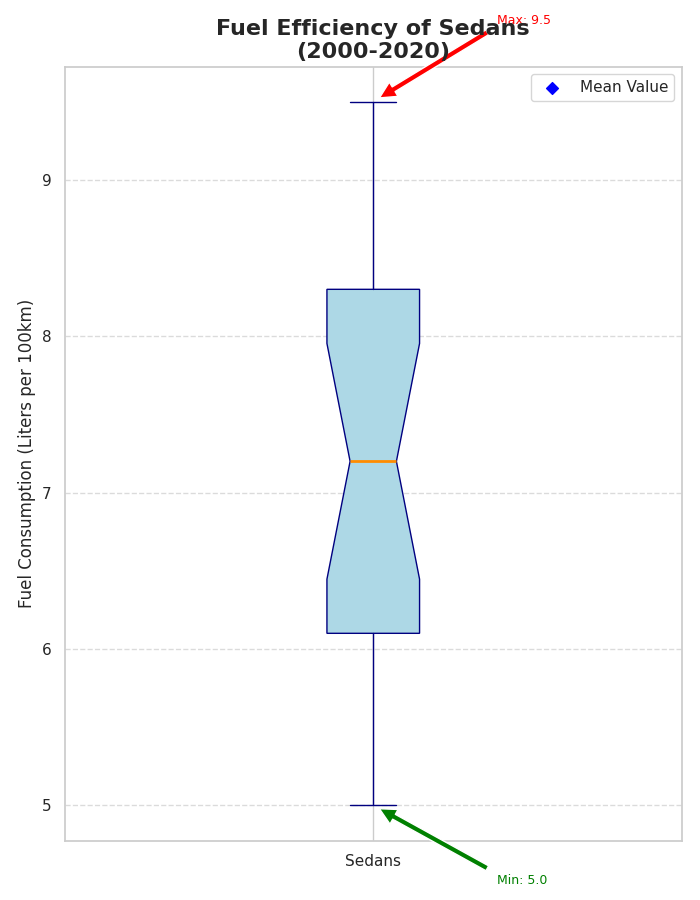

The Python source for this figure:
import matplotlib.pyplot as plt
import numpy as np

sedans = [9.5, 9.2, 8.9, 8.7, 8.5, 8.3, 8.0, 7.8, 7.6, 7.4, 7.2, 7.0, 6.8, 6.5, 6.3, 6.1, 5.9, 5.7, 5.5, 5.3, 5.0]

fig, ax = plt.subplots(figsize=(7, 9))

# Use a single color for the box plot
single_color = 'lightblue'
box = ax.boxplot(sedans, vert=True, patch_artist=True, notch=True,
                 boxprops=dict(facecolor=single_color, color='navy'),
                 whiskerprops=dict(color='navy'),
                 capprops=dict(color='navy'),
                 medianprops=dict(color='darkorange', linewidth=2),
                 flierprops=dict(markerfacecolor='red', marker='o', markersize=8, linestyle='none'))

mean = np.mean(sedans)
ax.scatter(1, mean, color='blue', marker='D', label='Mean Value')

ax.set_title("Fuel Efficiency of Sedans\n(2000-2020)", fontsize=16, fontweight='bold')
ax.set_ylabel("Fuel Consumption (Liters per 100km)", fontsize=12)
ax.set_xticks(ticks=[1])
ax.set_xticklabels(['Sedans'], fontsize=11)
ax.grid(axis='y', linestyle='--', alpha=0.7)
ax.legend(loc='upper right')

min_val, max_val = min(sedans), max(sedans)
ax.annotate(f'Min: {min_val}', xy=(1, min_val), xytext=(1.2, min_val-0.5),
            arrowprops=dict(facecolor='green', shrink=0.05), fontsize=9, color='green')
ax.annotate(f'Max: {max_val}', xy=(1, max_val), xytext=(1.2, max_val+0.5),
            arrowprops=dict(facecolor='red', shrink=0.05), fontsize=9, color='red')

plt.tight_layout()
plt.show()
